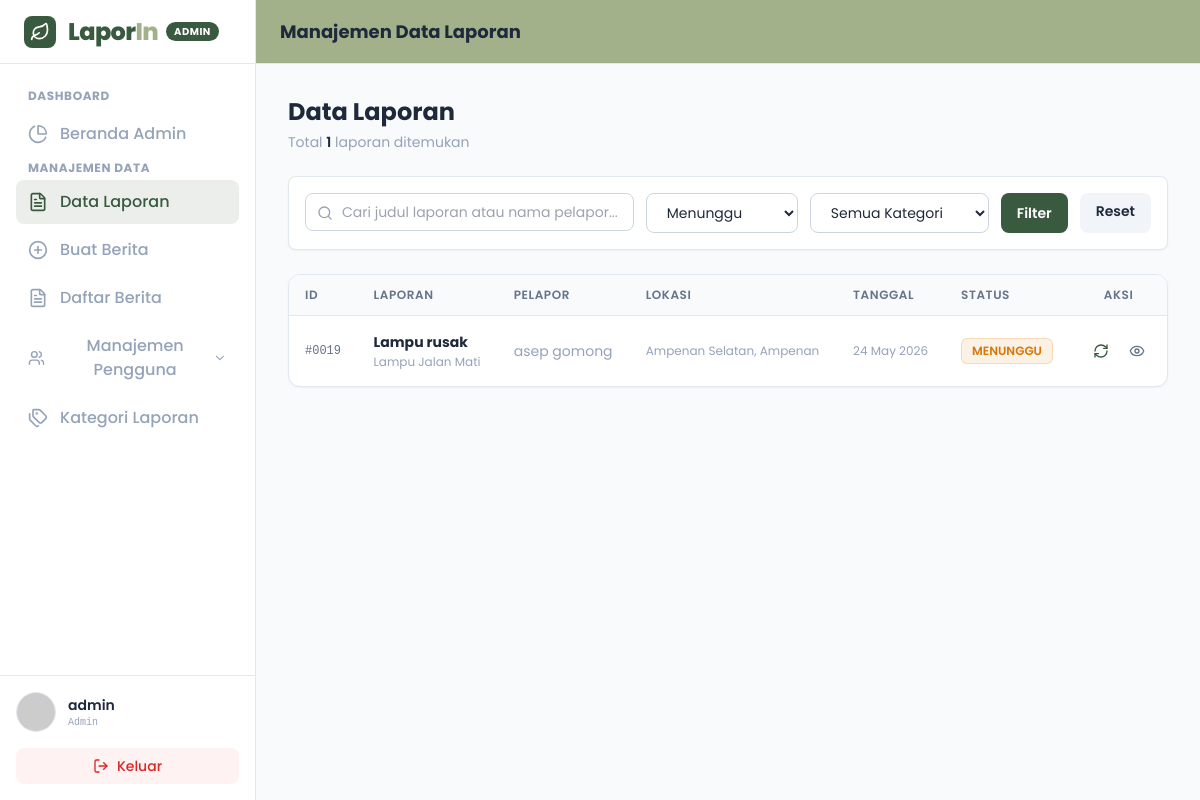
Screenshot of /admin/dataLaporan.php?status=Menunggu (signed in) with the database file from the repository.
### tables this page shows
CREATE TABLE `laporan` (
  `id` int(11) NOT NULL,
  `user_id` int(11) NOT NULL,
  `judul` varchar(100) NOT NULL,
  `kategori` varchar(50) NOT NULL,
  `deskripsi` text NOT NULL,
  `foto` varchar(255) DEFAULT NULL,
  `rating` int(1) DEFAULT NULL,
  `ulasan` text DEFAULT NULL,
  `alamat` text NOT NULL,
  `kecamatan` varchar(50) NOT NULL,
  `kelurahan` varchar(50) NOT NULL,
  `latitude` decimal(10,8) DEFAULT NULL,
  `longitude` decimal(11,8) DEFAULT NULL,
  `status` enum('Menunggu','Diproses','Selesai','Ditolak') DEFAULT 'Menunggu',
  `tanggal` timestamp NOT NULL DEFAULT current_timestamp()
);

CREATE TABLE `users` (
  `id` int(10) NOT NULL,
  `nama` varchar(50) NOT NULL,
  `nik` varchar(50) NOT NULL,
  `username` varchar(50) NOT NULL,
  `password` varchar(100) NOT NULL,
  `gender` enum('Laki-laki','Perempuan') NOT NULL,
  `alamat` text NOT NULL,
  `foto` varchar(255) NOT NULL
);

### admin/dataLaporan.php (the view, shortened to what this page needs)
<?php
require __DIR__ . '/../database/conection.php';
$search          = isset($_GET['search'])   ? trim($_GET['search'])   : '';
$filter_status   = isset($_GET['status'])   ? trim($_GET['status'])   : '';
$filter_kategori = isset($_GET['kategori']) ? trim($_GET['kategori']) : '';
$where = "WHERE 1=1";
$params = [];
if ($filter_status != '') {
    $where .= " AND laporan.status = :status";
    $params[':status'] = $filter_status;
}
$stmt_laporan = $pdo->prepare("
    SELECT laporan.*, users.nama as nama_pelapor
    FROM laporan
    JOIN users ON laporan.user_id = users.id
    $where
    ORDER BY laporan.tanggal DESC
");
$stmt_laporan->execute($params);
$query_laporan = $stmt_laporan->fetchAll();
$total = count($query_laporan);
?>
<!DOCTYPE html>
<html lang="id">
<head>
    <script src="https://cdn.tailwindcss.com"></script>
</head>
<body class="bg-light text-dark font-sans h-screen flex overflow-hidden">
    <?php include 'sidebar.php'; ?>
    <div class="flex-1 flex flex-col h-screen overflow-hidden">
        <header class="h-16 bg-accent border-b border-slate-200 flex items-center justify-between px-4 sm:px-6 z-30 shrink-0">
            <h1 class="text-lg font-bold text-dark hidden sm:block">Manajemen Data Laporan</h1>
        </header>
        <main class="flex-1 overflow-y-auto bg-light p-4 sm:p-6 lg:p-8">
            <div class="max-w-7xl mx-auto space-y-6">
                <div class="flex flex-col sm:flex-row justify-between items-start sm:items-center gap-4">
                    <div>
                        <h2 class="text-2xl font-bold text-dark">Data Laporan</h2>
                        <p class="text-muted text-sm mt-1">Total <span class="font-semibold text-dark"><?php echo $total; ?></span> laporan ditemukan</p>
                    </div>
                </div>
                <form method="GET" class="bg-white p-4 rounded-lg border border-slate-200 shadow-sm flex flex-col lg:flex-row gap-3">
                    <div class="flex-1 relative">
                        <div class="absolute inset-y-0 left-0 pl-3 flex items-center pointer-events-none">
                        </div>
                        <input type="text" name="search" value="<?php echo $search; ?>"
                            placeholder="Cari judul laporan atau nama pelapor..."
                            class="w-full pl-9 pr-4 py-2 rounded-lg border border-slate-300 focus:ring-2 focus:ring-primary/20 outline-none text-sm">
                    </div>
                    <select name="status" class="px-4 py-2 rounded-lg border border-slate-300 outline-none text-sm bg-white">
                        <option value="Menunggu"  <?php echo $filter_status == 'Menunggu'  ? 'selected' : ''; ?>>Menunggu</option>
                    </select>
                    <select name="kategori" class="px-4 py-2 rounded-lg border border-slate-300 outline-none text-sm bg-white">
                        <option value="">Semua Kategori</option>
                    </select>
                    <button type="submit" class="bg-primary text-white px-4 py-2 rounded-lg text-sm font-semibold hover:bg-primary-dark transition-colors">
                        Filter
                    </button>
                    <?php if($search || $filter_status || $filter_kategori): ?>
                    <a href="dataLaporan.php" class="bg-slate-100 text-dark px-4 py-2 rounded-lg text-sm font-semibold hover:bg-slate-200 transition-colors text-center">
                        Reset
                    </a>
                    <?php endif; ?>
                </form>
                <div class="bg-white border border-slate-200 rounded-xl shadow-sm overflow-hidden">
                    <div class="overflow-x-auto">
                        <table class="w-full text-left border-collapse">
                            <thead>
                                <tr class="bg-slate-50 border-b border-slate-200 text-xs text-slate-500 uppercase tracking-wider">
                                    <th class="py-3 px-4 font-semibold">ID</th>
                                    <th class="py-3 px-4 font-semibold">Laporan</th>
                                    <th class="py-3 px-4 font-semibold">Pelapor</th>
                                    <th class="py-3 px-4 font-semibold">Lokasi</th>
                                    <th class="py-3 px-4 font-semibold">Tanggal</th>
                                    <th class="py-3 px-4 font-semibold">Status</th>
                                    <th class="py-3 px-4 text-center font-semibold">Aksi</th>
                                </tr>
                            </thead>
                            <tbody class="text-sm divide-y divide-slate-100">
                                <?php if($total > 0): ?>
                                    <?php foreach($query_laporan as $laporan): ?>
                                    <tr class="hover:bg-slate-50 transition-colors">
                                        <td class="py-4 px-4 font-mono text-xs text-slate-500">
                                            #<?php echo str_pad($laporan['id'], 4, '0', STR_PAD_LEFT); ?>
                                        </td>
                                        <td class="py-4 px-4">
                                            <p class="font-bold text-dark line-clamp-1"><?php echo $laporan['judul']; ?></p>
                                            <p class="text-xs text-muted mt-0.5"><?php echo $laporan['kategori']; ?></p>
                                        </td>
                                        <td class="py-4 px-4 text-muted"><?php echo $laporan['nama_pelapor']; ?></td>
                                        <td class="py-4 px-4 text-muted text-xs">
                                            <?php echo $laporan['kelurahan'] . ', ' . $laporan['kecamatan']; ?>
                                        </td>
                                        <td class="py-4 px-4 text-muted text-xs">
                                            <?php echo date('d M Y', strtotime($laporan['tanggal'])); ?>
                                        </td>
                                        <td class="py-4 px-4">
                                            <?php
                                            $s = $laporan['status'];
                                            $badge = [
                                                'Menunggu' => 'bg-warning/10 text-warning border-warning/20',
                                                'Diproses' => 'bg-info/10 text-info border-info/20',
                                                'Selesai'  => 'bg-secondary/10 text-secondary border-secondary/20',
                                                'Ditolak'  => 'bg-danger/10 text-danger border-danger/20',
                                            ];
                                            $cls = $badge[$s] ?? 'bg-slate-100 text-muted border-slate-200';
                                            echo "<span class='inline-flex items-center px-2.5 py-1 rounded-md text-xs font-semibold border $cls'>" . strtoupper($s) . "</span>";
                                            ?>
                                        </td>
                                        <td class="py-4 px-4 text-center">
                                            <div class="flex items-center justify-center gap-2">
                                                <button onclick="bukaModalStatus(<?php echo $laporan['id']; ?>, '<?php echo $laporan['status']; ?>', '<?php echo addslashes($laporan['judul']); ?>')"
                                                    class="p-1.5 text-primary hover:bg-primary/10 rounded-lg transition-colors" title="Ubah Status">
                                                    <i data-lucide="refresh-cw" class="w-4 h-4"></i>
                                                </button>
                                                <a href="detailLaporan.php?id=<?php echo $laporan['id']; ?>"
                                                    class="p-1.5 text-slate-500 hover:bg-slate-100 rounded-lg transition-colors" title="Lihat Detail">
                                                    <i data-lucide="eye" class="w-4 h-4"></i>
                                                </a>
                                            </div>
                                        </td>
                                    </tr>
                                    <?php endforeach; ?>
                                <?php endif; ?>
                            </tbody>
                        </table>
                    </div>
                </div>
            </div>
        </main>
    </div>
</body>
</html>

### rows the page displays
laporan: id "0019", judul "Lampu rusak", kategori "Lampu Jalan Mati", user.nama "asep gomong", kelurahan "Ampenan Selatan", kecamatan "Ampenan", tanggal "24 May 2026", status "MENUNGGU"

### other values shown
$admin_nama "admin"
$total "1"
